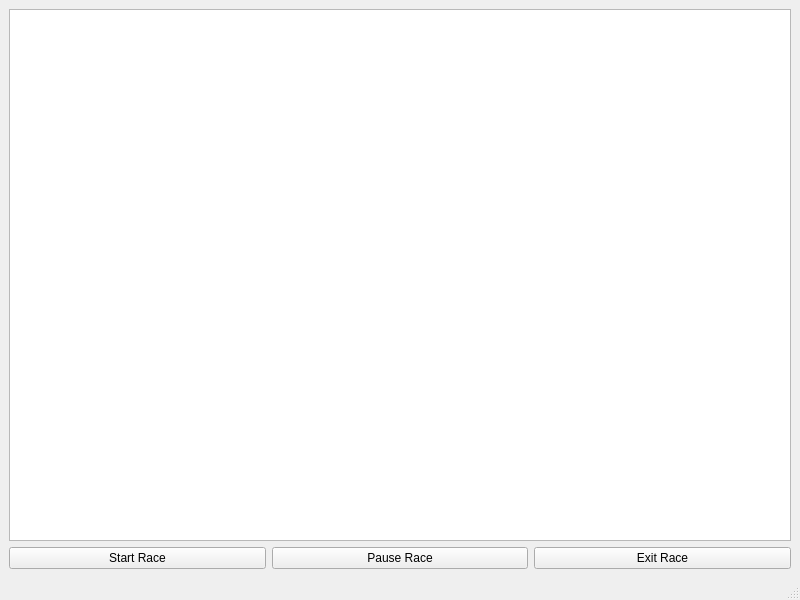
<?xml version="1.0" encoding="UTF-8"?>
<ui version="4.0">
 <class>RacingGame</class>
 <widget class="QMainWindow" name="RacingGame">
  <property name="geometry">
   <rect>
    <x>0</x>
    <y>0</y>
    <width>800</width>
    <height>600</height>
   </rect>
  </property>
  <property name="windowTitle">
   <string>RacingGame</string>
  </property>
  <widget class="QWidget" name="centralwidget">
   <layout class="QVBoxLayout" name="verticalLayout">
    <item>
     <widget class="QListView" name="listView"/>
    </item>
    <item>
     <layout class="QHBoxLayout" name="horizontalLayout">
      <item>
       <widget class="QPushButton" name="startButton">
        <property name="text">
         <string>Start Race</string>
        </property>
       </widget>
      </item>
      <item>
       <widget class="QPushButton" name="pauseButton">
        <property name="text">
         <string>Pause Race</string>
        </property>
       </widget>
      </item>
      <item>
       <widget class="QPushButton" name="exitButton">
        <property name="text">
         <string>Exit Race</string>
        </property>
       </widget>
      </item>
     </layout>
    </item>
   </layout>
  </widget>
  <widget class="QMenuBar" name="menubar">
   <property name="geometry">
    <rect>
     <x>0</x>
     <y>0</y>
     <width>800</width>
     <height>23</height>
    </rect>
   </property>
  </widget>
  <widget class="QStatusBar" name="statusbar"/>
 </widget>
 <resources/>
 <connections/>
</ui>
